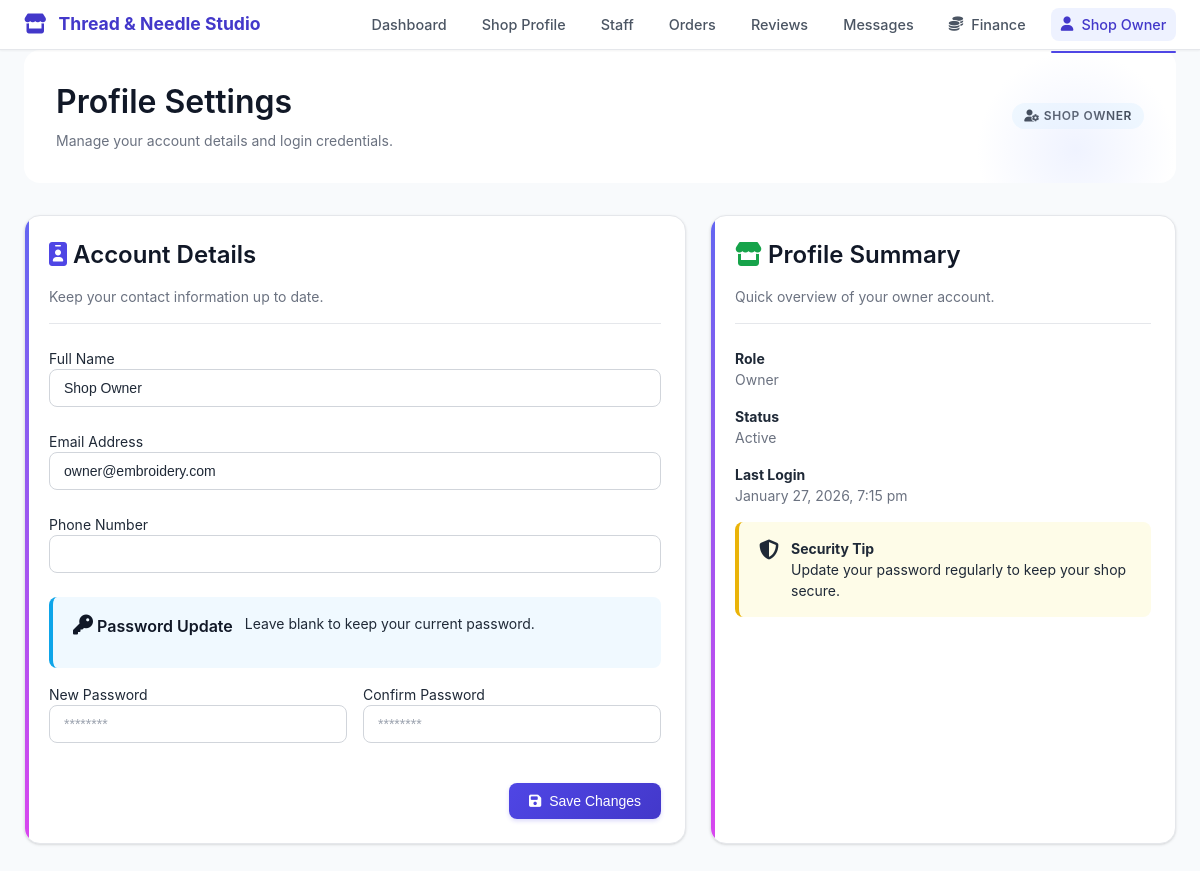
Screenshot of /owner/profile.php (signed in) with the database file from the repository.
### tables this page shows
CREATE TABLE `shops` (
  `id` int(11) NOT NULL,
  `owner_id` int(11) NOT NULL,
  `shop_name` varchar(200) NOT NULL,
  `shop_description` text DEFAULT NULL,
  `address` text DEFAULT NULL,
  `phone` varchar(20) DEFAULT NULL,
  `email` varchar(100) DEFAULT NULL,
  `business_permit` varchar(100) DEFAULT NULL,
  `permit_file` varchar(255) DEFAULT NULL,
  `logo` varchar(255) DEFAULT NULL,
  `opening_time` time DEFAULT NULL,
  `closing_time` time DEFAULT NULL,
  `operating_days` longtext DEFAULT NULL CHECK (json_valid(`operating_days`)),
  `service_settings` longtext DEFAULT NULL CHECK (json_valid(`service_settings`)),
  `pricing_settings` longtext DEFAULT NULL CHECK (json_valid(`pricing_settings`)),
  `status` enum('pending','active','suspended','rejected') DEFAULT 'pending',
  `rejection_reason` text DEFAULT NULL,
  `rejected_at` timestamp NULL DEFAULT NULL,
  `rating` decimal(3,2) DEFAULT 0.00,
  `rating_count` int(11) DEFAULT 0,
  `total_orders` int(11) DEFAULT 0,
  `total_earnings` decimal(12,2) DEFAULT 0.00,
  `created_at` timestamp NOT NULL DEFAULT current_timestamp(),
  `updated_at` timestamp NOT NULL DEFAULT current_timestamp() ON UPDATE current_timestamp()
);

CREATE TABLE `users` (
  `id` int(11) NOT NULL,
  `fullname` varchar(100) DEFAULT NULL,
  `email` varchar(100) DEFAULT NULL,
  `password` varchar(255) DEFAULT NULL,
  `role` enum('sys_admin','staff','owner','hr','client') DEFAULT 'client',
  `status` enum('pending','active','inactive','rejected') DEFAULT 'active',
  `created_at` timestamp NOT NULL DEFAULT current_timestamp(),
  `email_verified` tinyint(1) DEFAULT 0,
  `phone` varchar(20) DEFAULT NULL,
  `phone_verified` tinyint(1) DEFAULT 0,
  `last_login` datetime DEFAULT NULL
);

### owner/profile.php (the view, shortened to what this page needs)
<?php
require_once '../config/db.php';
$ownerId = $_SESSION['user']['id'];
$shopStmt = $pdo->prepare("SELECT id, shop_name FROM shops WHERE owner_id = ?");
$shopStmt->execute([$ownerId]);
$shop = $shopStmt->fetch();
$profileStmt = $pdo->prepare("SELECT id, fullname, email, phone, role, status, last_login FROM users WHERE id = ?");
$profileStmt->execute([$ownerId]);
$profile = $profileStmt->fetch();
?>
<!DOCTYPE html>
<html lang="en">
<head>
    <link rel="stylesheet" href="../assets/css/style.css">
    <link rel="stylesheet" href="https://cdnjs.cloudflare.com/ajax/libs/font-awesome/6.4.0/css/all.min.css">
</head>
<body>
    <nav class="navbar navbar--compact">
        <div class="container d-flex justify-between align-center">
            <a href="dashboard.php" class="navbar-brand">
                <i class="fas fa-store"></i> <?php echo htmlspecialchars($shop['shop_name']); ?>
            </a>
            <ul class="navbar-nav">
                <li><a href="dashboard.php" class="nav-link">Dashboard</a></li>
                <li><a href="shop_profile.php" class="nav-link">Shop Profile</a></li>
                <li><a href="manage_staff.php" class="nav-link">Staff</a></li>
                <li><a href="shop_orders.php" class="nav-link">Orders</a></li>
                <li><a href="reviews.php" class="nav-link">Reviews</a></li>
                <li><a href="messages.php" class="nav-link">Messages</a></li>
                <li class="dropdown">
                    <a href="#" class="nav-link dropdown-toggle">
                        <i class="fas fa-coins"></i> Finance
                    </a>
                </li>
                <li class="dropdown">
                    <a href="#" class="nav-link dropdown-toggle active">
                        <i class="fas fa-user"></i> <?php echo htmlspecialchars($_SESSION['user']['fullname']); ?>
                    </a>
                </li>
            </ul>
        </div>
    </nav>
    <div class="container">
        <div class="dashboard-header fade-in">
            <div class="d-flex justify-between align-center">
                <div>
                    <h2>Profile Settings</h2>
                    <p class="text-muted">Manage your account details and login credentials.</p>
                </div>
                <span class="badge badge-info"><i class="fas fa-user-cog"></i> Shop Owner</span>
            </div>
        </div>
        <div class="profile-grid">
            <div class="card profile-card">
                <div class="card-header">
                    <h3><i class="fas fa-id-badge text-primary"></i> Account Details</h3>
                    <p class="text-muted">Keep your contact information up to date.</p>
                </div>
                <form method="POST">
                    <div class="form-group">
                        <label>Full Name</label>
                        <input type="text" name="fullname" class="form-control" value="<?php echo htmlspecialchars($profile['fullname'] ?? ''); ?>" required>
                    </div>
                    <div class="form-group">
                        <label>Email Address</label>
                        <input type="email" name="email" class="form-control" value="<?php echo htmlspecialchars($profile['email'] ?? ''); ?>" required>
                    </div>
                    <div class="form-group">
                        <label>Phone Number</label>
                        <input type="text" name="phone" class="form-control" value="<?php echo htmlspecialchars($profile['phone'] ?? ''); ?>">
                    </div>
                    <div class="alert alert-info">
                        <h6><i class="fas fa-key"></i> Password Update</h6>
                        <p class="mb-0">Leave blank to keep your current password.</p>
                    </div>
                    <div class="row" style="display: flex; gap: 1rem;">
                        <div class="form-group" style="flex: 1;">
                            <label>New Password</label>
                            <input type="password" name="password" class="form-control" placeholder="********"
                                   minlength="8"
                                   pattern="(?=.*[a-z])(?=.*[A-Z])(?=.*[0-9])(?=.*[^a-zA-Z0-9]).{8,}">
                        </div>
                        <div class="form-group" style="flex: 1;">
                            <label>Confirm Password</label>
                            <input type="password" name="confirm_password" class="form-control" placeholder="********"
                                   minlength="8">
                        </div>
                    </div>
                    <div class="text-right mt-3">
                        <button type="submit" class="btn btn-primary">
                            <i class="fas fa-save"></i> Save Changes
                        </button>
                    </div>
                </form>
            </div>
            <div class="card summary-card">
                <div class="card-header">
                    <h3><i class="fas fa-store text-success"></i> Profile Summary</h3>
                    <p class="text-muted">Quick overview of your owner account.</p>
                </div>
                <div class="d-flex flex-column gap-3">
                    <div>
                        <strong>Role</strong>
                        <p class="text-muted mb-0"><?php echo ucfirst($profile['role'] ?? 'owner'); ?></p>
                    </div>
                    <div>
                        <strong>Status</strong>
                        <p class="text-muted mb-0"><?php echo ucfirst($profile['status'] ?? 'active'); ?></p>
                    </div>
                    <div>
                        <strong>Last Login</strong>
                        <p class="text-muted mb-0"><?php echo $profile['last_login'] ? date('F j, Y, g:i a', strtotime($profile['last_login'])) : '—'; ?></p>
                    </div>
                    <div class="alert alert-warning">
                        <i class="fas fa-shield-alt"></i>
                        <div>
                            <strong>Security Tip</strong>
                            <p class="mb-0">Update your password regularly to keep your shop secure.</p>
                        </div>
                    </div>
                </div>
            </div>
        </div>
    </div>
</body>
</html>

### owner/profile.php (style rules this page uses)
.profile-grid { display: grid; grid-template-columns: repeat(12, 1fr); gap: 1.5rem; margin: 2rem 0; }
.profile-card { grid-column: span 7; }
.summary-card { grid-column: span 5; }

### rows the page displays
shops: shop_name "Thread & Needle Studio"
users: fullname "Shop Owner", email "owner@embroidery.com", role "Owner", status "Active", last_login "January 27, 2026, 7:15 pm"

### other values shown
$_SESSION['user']['fullname'] "Shop Owner"
